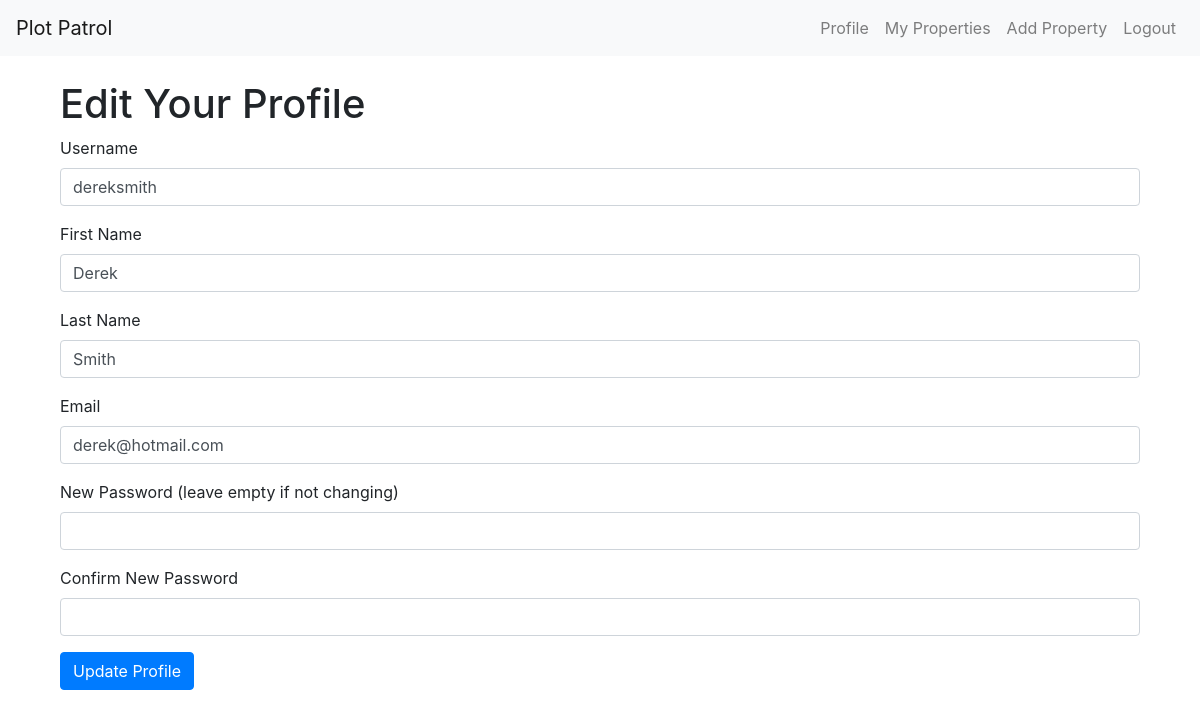
Screenshot of /edit_profile (signed in) with the database file from the repository.
### models/user.py (models this page shows, shortened)
class User(db.Model, UserMixin):
    id = db.Column(db.Integer, primary_key=True)
    username = db.Column(db.String(80), unique=True, nullable=False)
    password = db.Column(db.String(150), nullable=False)
    first_name = db.Column(db.String(80), nullable=False)
    last_name = db.Column(db.String(80), nullable=False)
    email = db.Column(db.String(120), unique=True, nullable=False)
    properties = db.relationship('Property', backref='owner', lazy=True)

### routes/user_routes.py (the view, shortened to what this page needs)
@app.route('/edit_profile', methods=['GET', 'POST'])
@login_required
def edit_profile():
    return render_template('edit_profile.html', user=current_user)

### app.py (called while the page is built)
@login_manager.user_loader
def load_user(user_id):
    return User.query.get(int(user_id))

### templates/edit_profile.html (shortened to what this page needs)
{% extends "base.html" %}
{% block content %}
<div class="container mt-4">
    <h1>Edit Your Profile</h1>
    <form method="POST" action="{{ url_for('edit_profile') }}">
        <div class="form-group">
            <label for="username">Username</label>
            <input type="text" class="form-control" id="username" name="username" value="{{ user.username }}" required>
        </div>
        <div class="form-group">
            <label for="first_name">First Name</label>
            <input type="text" class="form-control" id="first_name" name="first_name" value="{{ user.first_name }}" required>
        </div>
        <div class="form-group">
            <label for="last_name">Last Name</label>
            <input type="text" class="form-control" id="last_name" name="last_name" value="{{ user.last_name }}" required>
        </div>
        <div class="form-group">
            <label for="email">Email</label>
            <input type="email" class="form-control" id="email" name="email" value="{{ user.email }}" required>
        </div>
        <div class="form-group">
            <label for="password">New Password (leave empty if not changing)</label>
            <input type="password" class="form-control" id="password" name="password">
        </div>
        <div class="form-group">
            <label for="password_confirmation">Confirm New Password</label>
            <input type="password" class="form-control" id="password_confirmation" name="password_confirmation">
        </div>
        <button type="submit" class="btn btn-primary">Update Profile</button>
    </form>
</div>
{% endblock %}

### rows the page displays
User: username "dereksmith", first_name "Derek", last_name "Smith", email "derek@hotmail.com"
